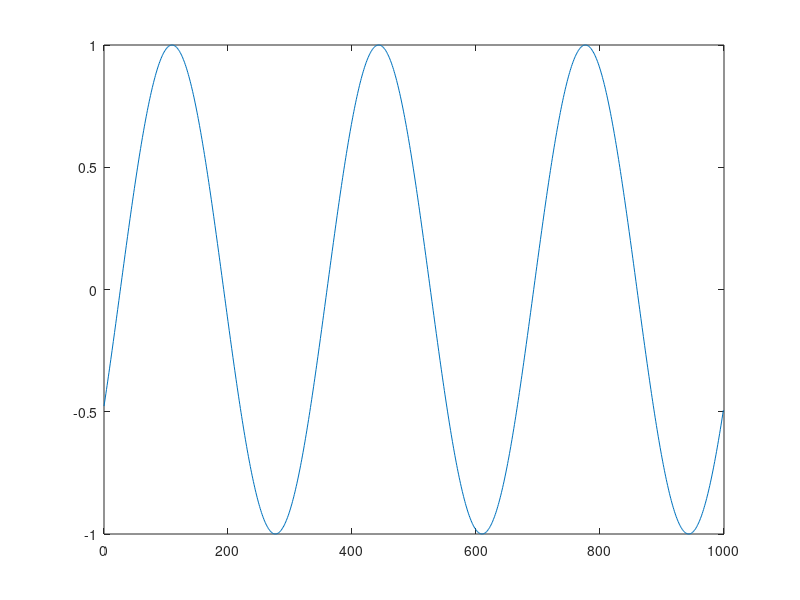
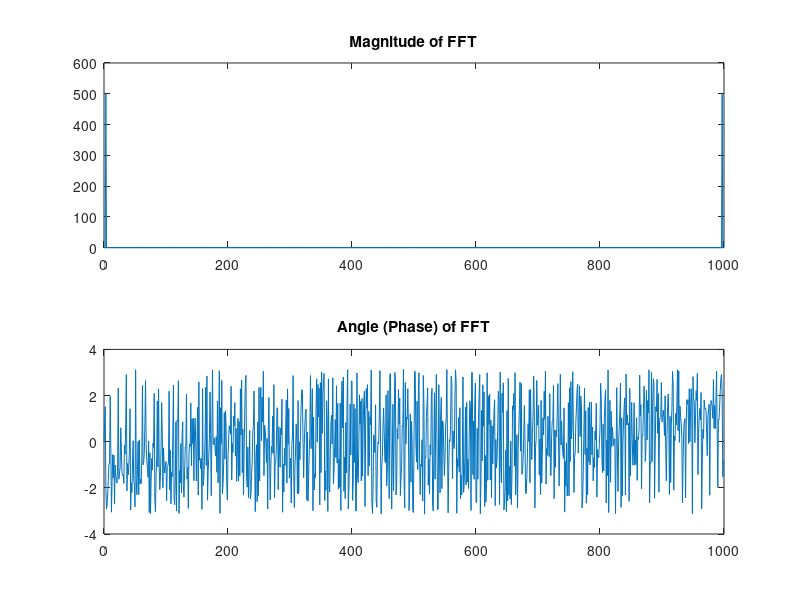
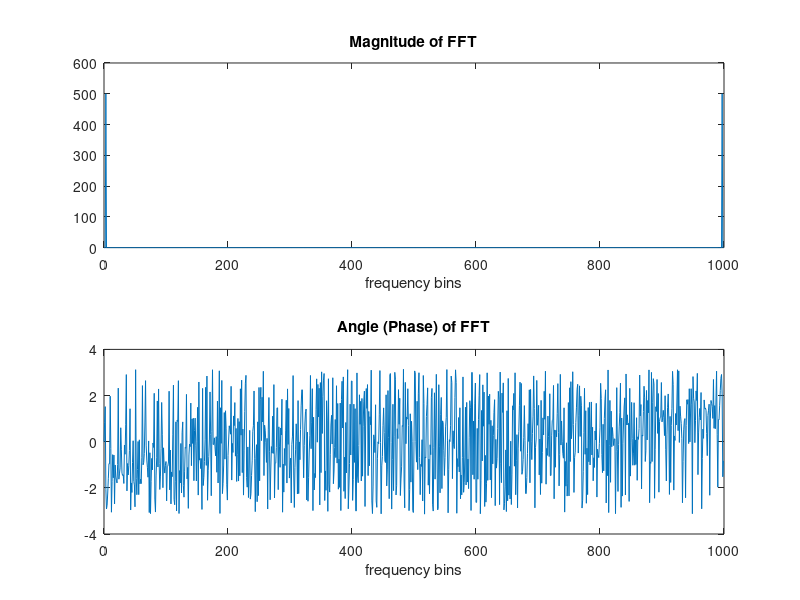
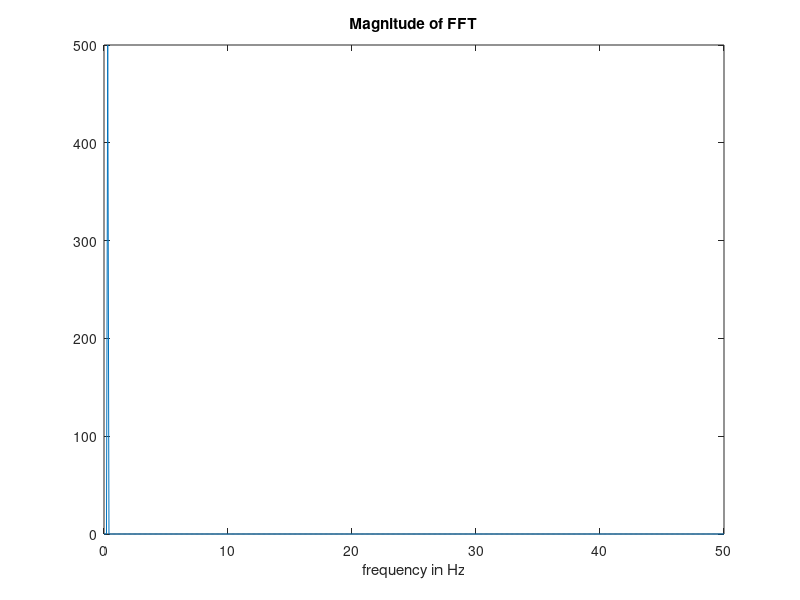

Write MATLAB code to recreate these figures, in order.
%% Task 2.1
close all
n = 0:999;
f = 3/1000; % If period is 1000/3, frequency is 3/1000
random_phase = 2*pi*rand;
cosine = cos(2*pi*f*n+random_phase);
figure;
plot(n,cosine)
figure;
subplot(2,1,1)
plot(fftshift(n),fftshift(abs(fft(cosine))))
title("Magnitude of FFT")
subplot(2,1,2)
plot(n,angle(fft(cosine)))
title("Angle (Phase) of FFT")



%% Task 2.2
% Window length = 1000
% Period = 1000/3
% Since window length is integer multiple of period, perfect construction
% can be realized. (Lecture Notes Page 137)
%From DFT, it can be seen that at only 3rd bin has non-zero value. (Try with f = 1.5/1000)
% There is no leakage visible.

%% Task 2.3
% Non-zero value appears at 3rd bin. 3rd bin represents the frequency 3/1000.
figure;
subplot(2,1,1)
plot((n),(abs(fft(cosine))))
xlabel("frequency bins")
title("Magnitude of FFT")
subplot(2,1,2)
plot(n,angle(fft(cosine)))
xlabel("frequency bins")
title("Angle (Phase) of FFT")
%% Task 2.4
close all
fs = 100;
Ts = 1/100;
n = 0:999;
f = 3/1000; % If period is 1000/3, frequency is 3/1000
xaxis_in_Hz = n/10; % N*Ts = 1000/100 = 10
random_phase = 2*pi*rand;
cosine = cos(2*pi*f*n+random_phase);

figure;
w = abs(fft(cosine));
plot((xaxis_in_Hz(1:501)),w(1:501))
title("Magnitude of FFT")
xlabel("frequency in Hz")

%% Task 3.1
periods = [2 4 5 10 20 40 50 100 200 500 ];
frequencies = 1./periods;
n = linspace(0,1000,1000);
sines = zeros(10,1000);
for i = 1:10
    sines(i,:) = sin(2*pi*frequencies(1,i)*n+2*pi*rand);
end

multisine = sum(sines,1);

figure;
plot(n,multisine)
figure;
plot(fftshift(n),fftshift(abs(fft(multisine))))
title("Magnitude of FFT")
xlabel("frequency in bins")


%% Task 3.2
close all
fs = 100;
Ts = 1/fs;
frequencies = [1 2 4 5 10 15 20 25 40 45 ];

n = 0:999;
sines = zeros(10,1000);
for i = 1:10
    sines(i,:) = sin(2*pi*frequencies(1,i)*n*Ts+2*pi*rand);
end

multisine = sum(sines,1);
xaxis_in_Hz = (0:500)/10; % k = 0,1,... N/2; N*Ts = 1000/100 = 10
figure;
plot(n/fs,multisine);
xlabel("Time in sec");

figure;
fft_of = (abs(fft(multisine)));
plot(xaxis_in_Hz(1:501),fft_of(1:501))
title("Magnitude of FFT");
xlabel("frequency in Hz");
%% Task 3.3
close all
fs = 200;
Ts = 1/fs;
frequencies = [4, 8, 12, 16, 20, 24 ];

n = 0:999;
sines = zeros(6,1000);
for i = 1:6
    sines(i,:) = sin(2*pi*frequencies(1,i)*n*Ts+2*pi*rand);
end

multisine = sum(sines,1);
xaxis_in_Hz = (0:500)/5; % k = 0,1,... N/2; N*Ts = 1000/200 = 5
figure;
plot(n/fs,multisine);
xlabel("Time in sec");

figure;
fft_of = (abs(fft(multisine)));
plot(xaxis_in_Hz(1:501),fft_of(1:501))
title("Magnitude of FFT");
xlabel("frequency in Hz");


%% Task 4.2
close all
clear all
sines = zeros(30,1000);
bins = 5*(1:30);
n = linspace(0,1000,1000);
A = rand(1,30);
N = 1000;
k = 1:30;
for i = 1:30
    sines(i,:) = cos(2*pi*bins(i)*n/N+2*pi*A(i));
end
multisine = sum(sines,1);
figure;
plot((abs(fft(multisine))));
figure;
plot(multisine)

%% Task 4.3
close all
clear all

fs = 50;
Ts = 1/fs;
frequencies =  linspace(5,15,30);

sines = zeros(30,1000);
bins = 1:30;
n = 0:999;
A = rand(1,30);
N = 1000;
k = 1:30;
for i = 1:30
    sines(i,:) = cos(2*pi*frequencies(i)*n*Ts+2*pi*A(i));
end
multisine = sum(sines,1);
xaxis_in_Hz = (0:500)/20; % k = 0,1,... N/2; N*Ts = 1000/50 = 20
figure;
plot(n/fs,multisine);
xlabel("Time in sec");

figure;
fft_of = (abs(fft(multisine)));
plot(xaxis_in_Hz(1:501),fft_of(1:501))
title("Magnitude of FFT");
xlabel("frequency in Hz");

%% Task 5
clc
close all
clear all
bins = (1:60);
n = 0:499;
random_phase = 2*pi*rand(1,60);
schroeder_phase = bins.*(bins+1)*pi/60;
linear_phase = bins*pi;
N = 500;


%Random phase
for i = 1:60
    sines(i,:) = cos(2*pi*bins(i)*n/N+2*pi*random_phase(i));
end
multisine = sum(sines,1);
figure;
plot((abs(fft(multisine))));
title("FFT Bins Plot of Random Phase");
figure;
plot(multisine)
title("Time Samples Plot of Random Phase");

crest_factor_random = max(multisine)/sqrt((sum(multisine.*multisine)/N))

%Schroeder phase
for i = 1:60
    sines(i,:) = cos(2*pi*bins(i)*n/N+2*pi*schroeder_phase(i));
end
multisine = sum(sines,1);
figure;
plot((abs(fft(multisine))));
title("FFT Bins Plot of Schroeder Phase");

figure;
plot(multisine)
title("Time Samples Plot of Schroeder Phase");
crest_factor_schroeder = max(multisine)/sqrt((sum(multisine.*multisine)/N))

%Linear phase
for i = 1:60
    sines(i,:) = cos(2*pi*bins(i)*n/N+2*pi*linear_phase(i));
end
multisine = sum(sines,1);
figure;
plot((abs(fft(multisine))));
title("FFT Bins Plot of Linear Phase");
figure;
plot(multisine)
title("Time Samples Plot of Linear Phase");
crest_factor_liear = max(multisine)/sqrt((sum(multisine.*multisine)/N))

% Observation: Max crest factor occurs in linear phase, min crest in
% schroeder. Sometimes random and schroeder become close each other.

%% Task 6.1
clc
clear all
close all
gauss = randn(1,1000);
figure;
subplot(3,1,1);
plot(gauss);
title("Time Samples of Gaussian Noise")
subplot(3,1,2);
plot(abs(fft(gauss)))
title("FFT Magnitude of Gaussian Noise")
subplot(3,1,3);
plot(angle(fft(gauss)))
title("FFT Phase of Gaussian Noise")

%% Task 6.2
clc
clear all
close all
fc = 5;
fs = 100;

[b,a] = cheby1(5,2,fc/(fs/2));

freqz(b,a,[],fs)
subplot(2,1,1)

dataIn = randn(1,1000);
dataOut = filter(b,a,dataIn);
figure;
subplot(3,1,1);
plot(dataOut);
title("Time Samples of Filtered Gaussian Noise")
subplot(3,1,2);
plot(abs(fft(dataOut)))
title("FFT Magnitude of Filtered Gaussian Noise")
subplot(3,1,3);
plot(angle(fft(dataOut)))
title("FFT Phase of Filtered Gaussian Noise")

%% Task 6.3
clc
clear all
close all
fs = 100;
Ts = 1/fs;

sines = zeros(51,1000);
bins = linspace(0,5,51);
n = 0:999;
phase = rand(1,51);
amplitude = rand(1,51);
k = 1:51;
for i = 1:51
    sines(i,:) = amplitude(i)*cos(2*pi*bins(i)*n*Ts+2*pi*phase(i));
end
multisine = sum(sines,1);

xaxis_in_Hz = (0:500)/10; % k = 0,1,... N/2; N*Ts = 1000/50 = 20
figure;
plot(n/fs,multisine);
xlabel("Time in sec");

figure;
fft_of = (abs(fft(multisine)));
plot(xaxis_in_Hz(1:501),fft_of(1:501))
title("Magnitude of FFT");
xlabel("frequency in Hz");

% Copying One After Each Other and Recalculating DFT
new_n = 0:1999;
repeated_multisine = [multisine multisine];
figure;
plot(new_n/fs,repeated_multisine);
xlabel("Time in sec");
xaxis_in_Hz = (0:1000)/20; % k = 0,1,... N/2; N*Ts = 1000/50 = 20

figure;
fft_of = (abs(fft(repeated_multisine)));
plot(xaxis_in_Hz(1:1001),fft_of(1:1001))
title("Magnitude of FFT");
xlabel("frequency in Hz");

%% Task 7
rms_desired = 3;

fs = 100;
Ts = 1/fs;
N = 1000;
sines = zeros(51,1000);
bins = linspace(0,5,51);
n = 0:999;
phase = rand(1,51);
amplitude = rand(1,51);
k = 1:51;
for i = 1:51
    sines(i,:) = amplitude(i)*cos(2*pi*bins(i)*n*Ts+2*pi*phase(i));
end
multisine = sum(sines,1);
real_rms = max(multisine)/sqrt((sum(multisine.*multisine)/N));
x_desired = multisine*rms_desired/real_rms;
plot(multisine);
hold on
plot(x_desired);
legend("first one","modified")

